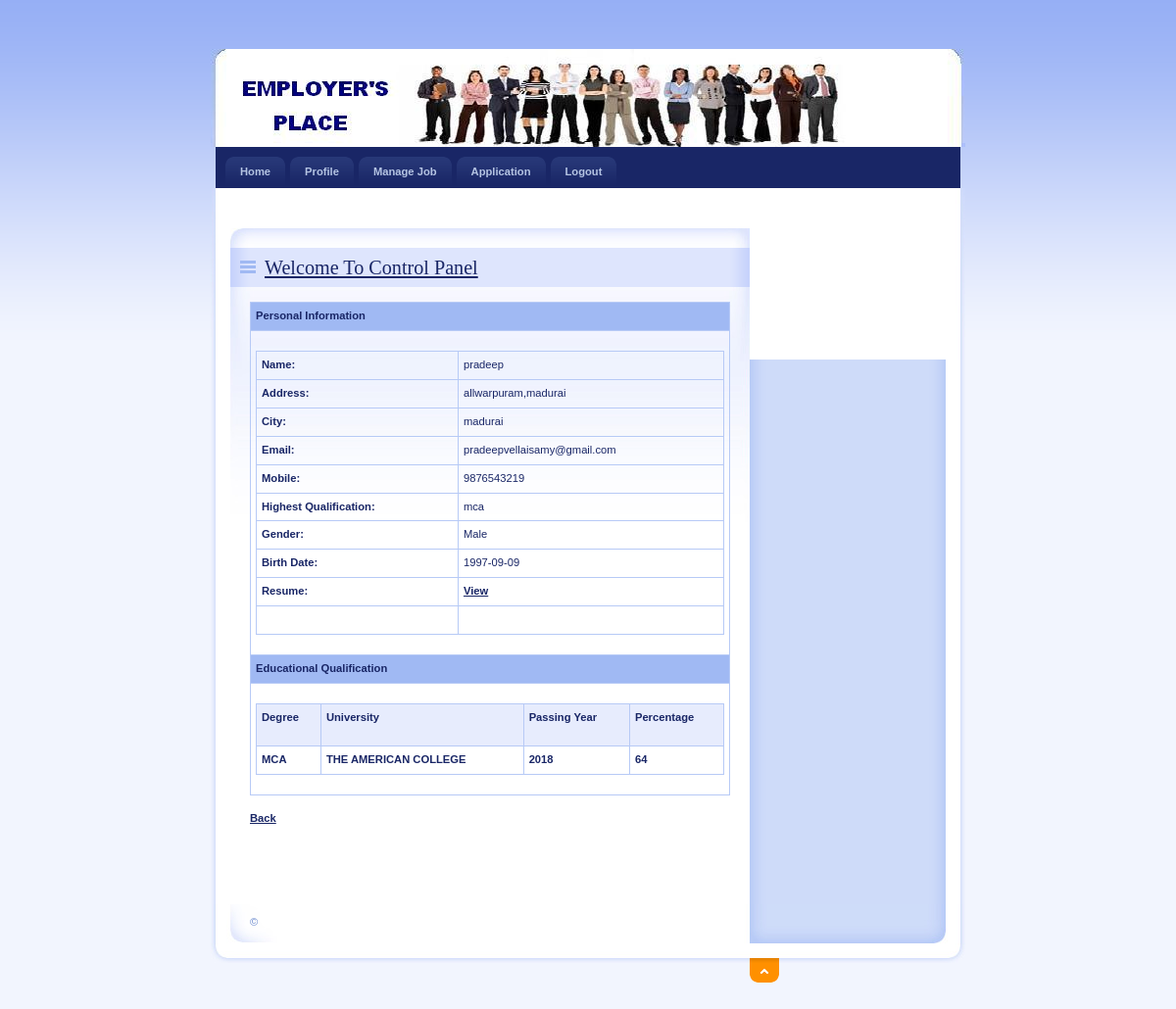
/Employer/ViewBiodata.php?JobSeekId=1, run on the app's committed database.
### tables this page shows
CREATE TABLE `jobseeker_reg` (
  `JobSeekId` int(11) NOT NULL,
  `JobSeekerName` varchar(20) NOT NULL,
  `Address` varchar(100) NOT NULL,
  `City` varchar(20) NOT NULL,
  `Email` varchar(40) NOT NULL,
  `Mobile` bigint(20) NOT NULL,
  `Qualification` varchar(20) NOT NULL,
  `Gender` varchar(10) NOT NULL,
  `BirthDate` date NOT NULL,
  `Resume` varchar(200) NOT NULL,
  `Status` varchar(10) NOT NULL,
  `UserName` varchar(20) NOT NULL,
  `Password` varchar(20) NOT NULL,
  `Question` varchar(100) NOT NULL,
  `Answer` varchar(50) NOT NULL
);

CREATE TABLE `jobseeker_education` (
  `EduId` int(11) NOT NULL,
  `JobSeekId` int(11) NOT NULL,
  `Degree` varchar(20) NOT NULL,
  `University` varchar(100) NOT NULL,
  `PassingYear` mediumint(9) NOT NULL,
  `Percentage` float NOT NULL
);

### Employer/ViewBiodata.php (the view, shortened to what this page needs)
<!DOCTYPE html PUBLIC "-//W3C//DTD XHTML 1.0 Strict//EN" "http://www.w3.org/TR/xhtml1/DTD/xhtml1-strict.dtd">
<html xmlns="http://www.w3.org/1999/xhtml" xml:lang="cs" lang="cs">
<head>
    <link rel="stylesheet" media="screen,projection" type="text/css" href="./css/main.css" />
    <link rel="stylesheet" media="print" type="text/css" href="./css/print.css" />
    <link rel="stylesheet" media="aural" type="text/css" href="./css/aural.css" />
    <link href="../SpryAssets/SpryValidationTextarea.css" rel="stylesheet" type="text/css" />
</head>
<body id="www-url-cz">
<div id="main" class="box">
<?php
include "Header.php"
?>
<?php
include "menu.php"
?>
    <div id="page" class="box">
    <div id="page-in" class="box">
        <div id="strip" class="box noprint">
            <p id="breadcrumbs">&nbsp;</p>
        </div>
        <div id="content">
            <div class="article">
                <h2><span><a href="#">Welcome To Control Panel</a></span></h2>
              <table width="100%" border="0" cellspacing="0" cellpadding="0">
                  <tr>
                    <td bgcolor="#A0B9F3"><strong>Personal Information</strong></td>
                  </tr>
                  <tr>
                    <td>
                    <?php
$ID=$_GET['JobSeekId'];
$con = mysql_connect("localhost","root");
$sql = "select * from JobSeeker_Reg where JobSeekId='".$ID."'  ";
$result = mysql_query($sql,$con);
$row = mysql_fetch_array($result)
?>
                <table width="100%" border="1" cellspacing="2" cellpadding="2">
                  <tr>
                    <td><strong>Name:</strong></td>
                    <td><?php echo $row['JobSeekerName'];?></td>
                  </tr>
                  <tr>
                    <td><strong>Address:</strong></td>
                    <td><?php echo $row['Address'];?></td>
                  </tr>
                  <tr>
                    <td><strong>City:</strong></td>
                    <td><?php echo $row['City'];?></td>
                  </tr>
                  <tr>
                    <td><strong>Email:</strong></td>
                    <td><?php echo $row['Email'];?></td>
                  </tr>
                  <tr>
                    <td><strong>Mobile:</strong></td>
                    <td><?php echo $row['Mobile'];?></td>
                  </tr>
                  <tr>
                    <td><strong>Highest Qualification:</strong></td>
                    <td><?php echo $row['Qualification'];?></td>
                  </tr>
                  <tr>
                    <td><strong>Gender:</strong></td>
                    <td><?php echo $row['Gender'];?></td>
                  </tr>
                  <tr>
                    <td><strong>Birth Date:</strong></td>
                    <td><?php echo $row['BirthDate'];?></td>
                  </tr>
                  <tr>
                    <td><strong>Resume:</strong></td>
                    <td><a href="../upload/<?php echo $row['Resume'];?>" target="_blank"><strong>View</strong></a></td>
                  </tr>
                  <tr>
                    <td>&nbsp;</td>
                    <td>&nbsp;</td>
                  </tr>
                </table>
                    </td>
                  </tr>
                  <tr>
                    <td bgcolor="#A0B9F3"><strong>Educational Qualification</strong></td>
                  </tr>
                  <tr>
                    <td><table width="100%" border="1" cellpadding="1" cellspacing="2" bordercolor="#006699" >
                      <tr>
                        <th height="32" bgcolor="#006699" class="style3"><div align="left" class="style9 style5 style2"><strong>Degree</strong></div></th>
                        <th bgcolor="#006699" class="style3"><div align="left" class="style9 style5 style2"><strong>University</strong></div></th>
                        <th bgcolor="#006699" class="style3"><div align="left" class="style9 style5 style2"><strong>Passing Year</strong></div></th>
                        <th bgcolor="#006699" class="style3"><div align="left" class="style9 style5 style2"><strong>Percentage</strong></div></th>
                      </tr>
                      <?php
					  $ID=$_GET['JobSeekId'];
$con = mysql_connect("localhost","root");
$sql = "select * from JobSeeker_Education where JobSeekId='".$ID."'";
$result = mysql_query($sql,$con);
while($row = mysql_fetch_array($result))
{
$Degree=$row['Degree'];
$Univ=$row['University'];
$Passing=$row['PassingYear'];
$Per=$row['Percentage'];
?>
                      <tr>
                        <td class="style3"><div align="left" class="style9 style5"><strong><?php echo $Degree;?></strong></div></td>
                        <td class="style3"><div align="left" class="style9 style5"><strong><?php echo $Univ;?></strong></div></td>
                        <td class="style3"><div align="left" class="style9 style5"><strong><?php echo $Passing;?></strong></div></td>
                        <td class="style3"><div align="left" class="style9 style5"><strong><?php echo $Per;?></strong></div></td>
                      </tr>
                      <?php
}
?>
                    </table></td>
                  </tr>
                </table>
                <p align="center"><a href="Application.php"><strong>Back</strong></a></p>
              <p class="btn-more box noprint">&nbsp;</p>
          </div>
        </div>
    </div>
    </div>
<?php
include "footer.php"
?>
</div>
</body>
</html>

### Employer/css/main.css (style rules this page uses)
* { min-height:1px; }
body { border:0; margin:0; padding:0; background:#F2F5FE url("../design/bg.gif") 0 0 repeat-x; font:70%/160% "verdana",sans-serif; color:#192666; _text-align:center; }
a { color:#192666; }
p { border:0; margin:15px 0; padding:0; }
div { display:block; border:0; margin:0; padding:0; }
h1, h2, h3, h4, h5 { border:0; margin:15px 0 10px 0; padding:0; font-weight:bold; }
h2 { font-size:180%; line-height:100%; font-family:"georgia",serif; font-weight:normal; }
table { display:table; border-collapse:collapse; margin:15px 0; padding:0; border:1px solid #B7CAF6; font-size:100%; }
tr { display:table-row; }
th, td { display: table-cell; border:1px solid #B7CAF6; margin:0; padding:5px; vertical-align:top; text-align:left; }
th { background:#E7ECFD; text-align:center; color:#192666; font-weight:bold; }
a, img, span { border:0; margin:0; padding:0; }
strong, .strong { font-weight:bold; }
.box { min-height:1px; _height:1px; }
.box:after { content:"."; display:block; line-height:0px; font-size:0px; visibility:hidden; clear:both; }
#main { width:770px; margin:50px auto 0 auto; _text-align:left; }
#page { width:770px; min-height:1px; background:#FFF url("../design/bg_page.gif") 0 0 repeat-y; _height:1px; }
#page-in { min-height:1px; padding:10px 0; background:url("../design/bg_page_in.jpg") 0 0 no-repeat; _height:1px; }
#strip { position:relative; clear:both; padding:3px 20px 10px 20px; color:#6182D1; }
#strip p { margin:0; }
#strip #breadcrumbs { width:520px; margin:0; padding:0; }
#content { float:left; width:530px; _width:550px; margin:0; padding:0 0 0 20px; }
#content .article { clear:both; margin:0; padding:20px; background:url("../design/content_article_bg.jpg") 0 0 no-repeat; }
#content .article h2 { margin:0 -20px; padding:10px; background:#DEE5FD url("../design/content_title_bg.gif") 0 0 repeat-y; color:#192666; }
#content .article h2 span { background:url("../design/ico_list.gif") 0 50% no-repeat; padding-left:25px; }
#content .article p { text-align:justify; }
#content .btn-more { margin:0 0 15px 0; padding:0; border:0; position:relative; }

### Employer/css/print.css (style rules this page uses)
body { border:0; margin:0; padding:0; font-size:12pt }
a { color:#000; text-decoration:none; }
h1, h2, h3 { page-break-after:avoid; page-break-inside:avoid; }
table { border-collapse: collapse; border-width:1px; border-style:solid; }
th, td { display:table-cell; border-width:1px; border-style:solid; }
.noprint { display:none; }

### Employer/css/aural.css (style rules this page uses)
body { voice-family:paul,male; volume:loud; speech-rate:slow; richness:90; stress:20; }
h1, h2, h3, h4, h5 { cue-before:url("ping.au"); }
p, table { pause:50ms; }
strong { pitch:medium; pitch-range:60; stress:90; richness:90; }

### Employer/ViewBiodata.php (style rules this page uses)
.style2 { font-weight: bold }
.style3 { font-weight: bold }

### data on the page
jobseeker_reg: JobSeekerName "pradeep", Address "allwarpuram,madurai", City "madurai", Email "pradeepvellaisamy@gmail.com", Mobile "9876543219", Qualification "mca", Gender "Male", BirthDate "1997-09-09"
jobseeker_education: Degree "MCA", University "THE AMERICAN COLLEGE", PassingYear "2018", Percentage "64"
